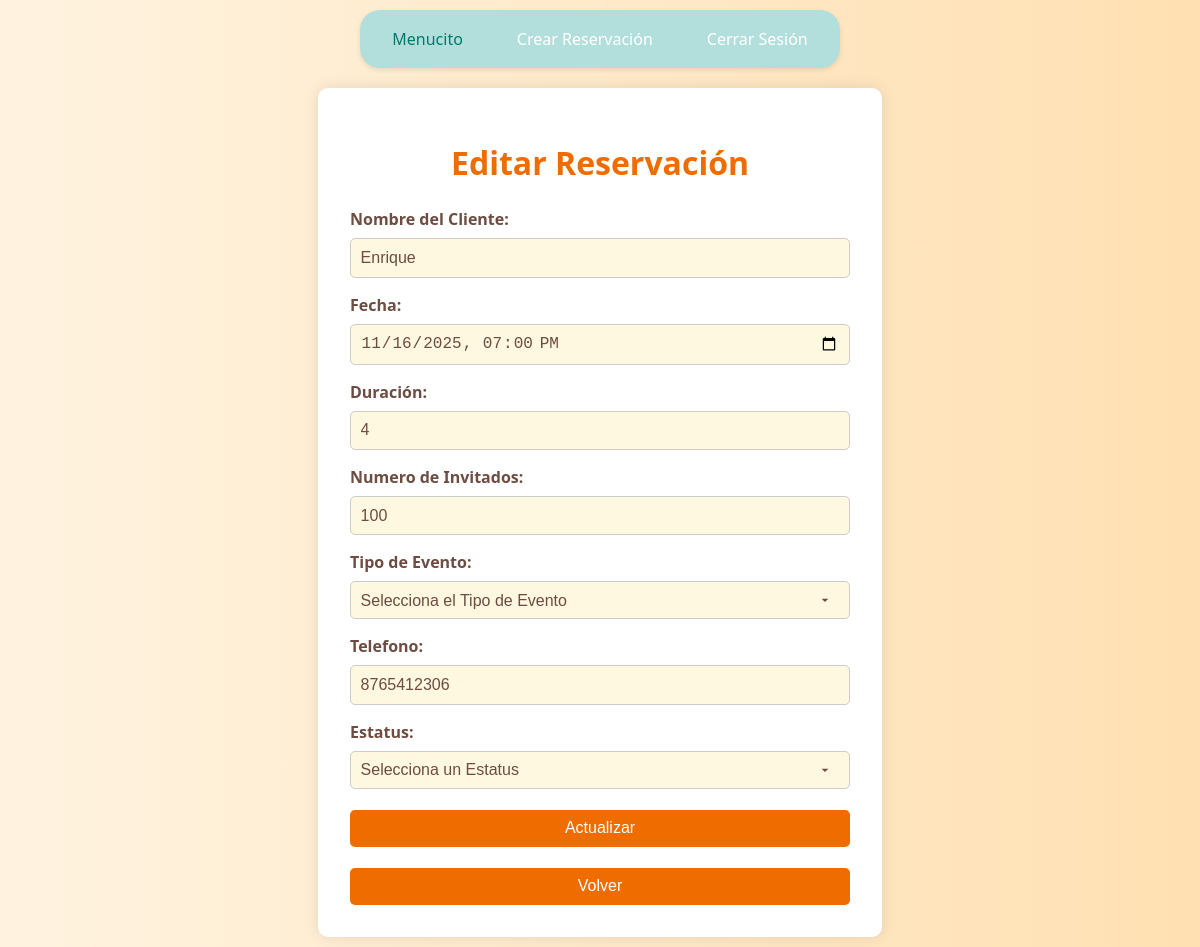
The app's page /editar/4/, older data.
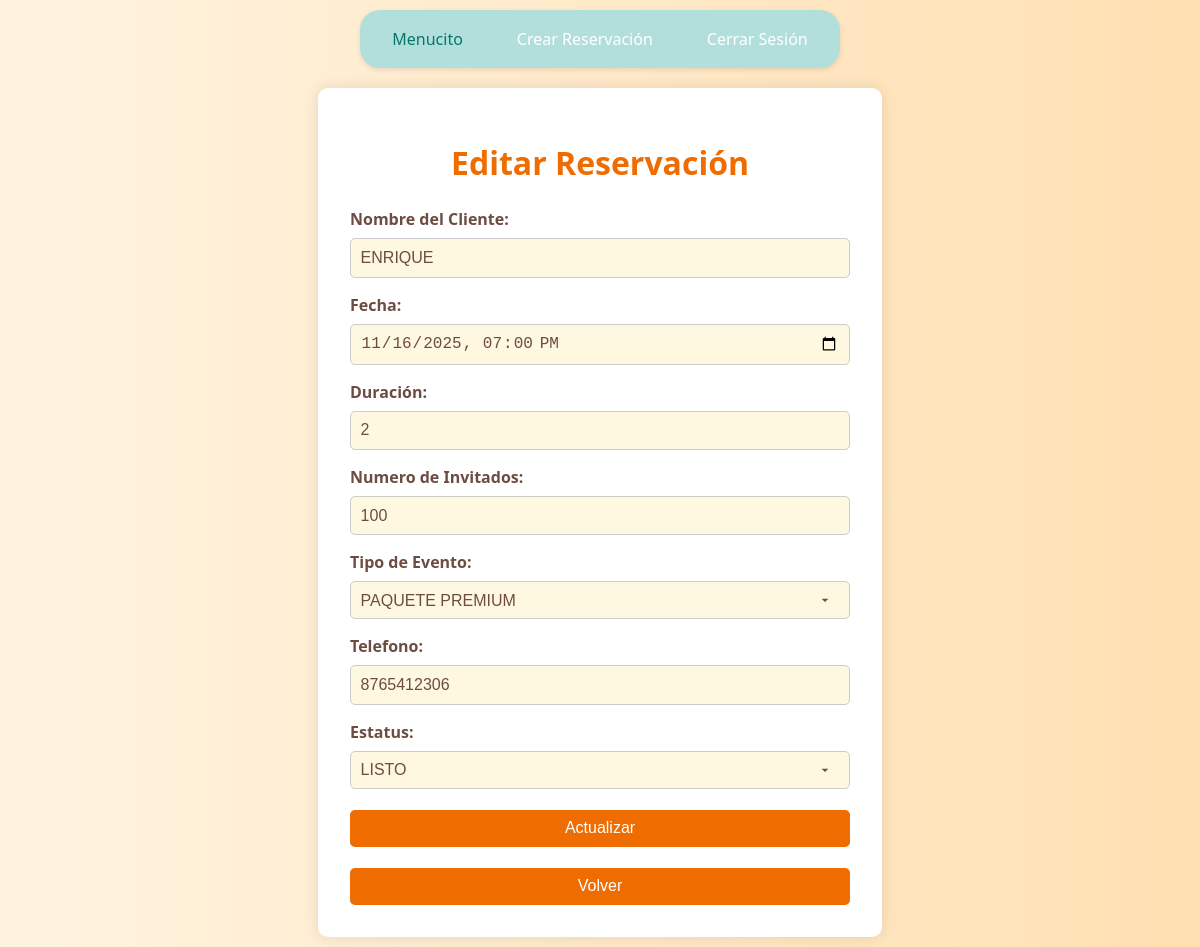
The same page, newer data.
### app/models.py (models this page shows, shortened)
class RESERVACION(models.Model):
    nombre_cliente = models.CharField(max_length=100)
    fecha_evento = models.DateTimeField()
    duracion_horas = models.IntegerField(default=4)
    num_invitados = models.IntegerField()
    tipo_evento = models.CharField(max_length=50)
    telefono_contacto = models.CharField(max_length=15)
    estatus = models.CharField(max_length=20, default='PENDIENTE')

### app/views.py (the view, shortened to what this page needs)
# urls.py: path('editar/<int:id>/', views.editar_reservacion, name='editar'),
def editar_reservacion(request, id):
    reservacion = get_object_or_404(RESERVACION, id=id)
    reservacion.fecha_evento_input = reservacion.fecha_evento.strftime('%Y-%m-%dT%H:%M')
    return render(request, 'editar.html', {'reservacion': reservacion})

### app/templates/editar.html (shortened to what this page needs)
{% load static %}
<!DOCTYPE html>
<html lang="es">
<head>
    <link rel="stylesheet" href="{% static 'css/style2.css' %}">
</head>
<body>
    {% include 'menu.html' %}
    <div class="form-container">
        <h1>Editar Reservación</h1>
        <form method="post" id="form-crear">
            <label for="txtNombre_Cliente">Nombre del Cliente:</label>
            <input type="text" id="txtNombre_Cliente" name="txtNombre_Cliente" value="{{reservacion.nombre_cliente}}" required pattern="[A-Za-z\s]+">
            <label for="txtFecha">Fecha:</label>
            <input type="datetime-local" id="txtFecha" name="txtFecha" value="{{ reservacion.fecha_evento_input }}"required>
            <label for="txtDuracion">Duración:</label>
            <input type="number" name="txtDuracion" value="{{reservacion.duracion_horas}}"required>
            <label for="txtNum_Inv">Numero de Invitados:</label>
            <input type="number" id="txtNum_Inv" name="txtNum_Inv" value="{{reservacion.num_invitados}}" required pattern="[0-9]+ o \d+">
            <label for="ddlTipo_Evento">Tipo de Evento:</label>
            <select name="ddlTipo_Evento" required>
                <option value="">Selecciona el Tipo de Evento</option>
                <option value="PAQUETE PREMIUM" {% if reservacion.tipo_evento == "PAQUETE PREMIUM" %}selected{% endif %}>PAQUETE PREMIUM</option>
            </select><br>
            <label for="txtTelefono_Contacto">Telefono:</label>
            <input type="text" id="txtTelefono_Contacto" name="txtTelefono_Contacto" value="{{reservacion.telefono_contacto}}" required pattern="^\d{10}$">
            <label for="ddlestatus">Estatus:</label>
            <select name="ddlestatus" required>
                <option value="">Selecciona un Estatus</option>
                <option value="LISTO" {% if reservacion.estatus == "LISTO" %}selected{% endif %}>LISTO</option>
            </select><br>
            <button type="submit">Actualizar</button>
            <button><a href="{% url 'listar' %}" class="btn">Volver</a></button>
        </form>
    </div>
</body>
</html>

Row changes from the older to the newer data that the page shows:
changed RESERVACION: txtNombre_Cliente "Enrique" → "ENRIQUE"; txtDuracion "4" → "2"; ddlTipo_Evento (not shown) → "PAQUETE PREMIUM"; ddlestatus (not shown) → "LISTO"
Text that changed along with them:
form field ddlTipo_Evento: "Selecciona el Tipo de Evento" → (not shown)
form field ddlestatus: "Selecciona un Estatus" → (not shown)
